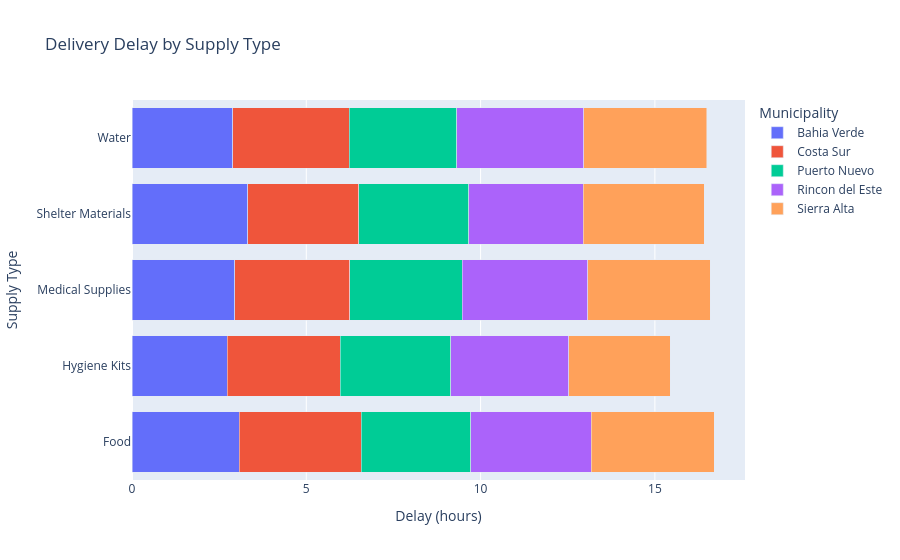

The code cell stored with this chart in its notebook:
### Code cell
supply_mun = df.groupby(['municipality','supply_type'])['delivery_delay_hours'].mean().reset_index()
fig = px.bar(supply_mun,
             y='supply_type',
             x='delivery_delay_hours',
             color='municipality',
             barmode='stack',
             title='Delivery Delay by Supply Type',
             labels={
                 'supply_type':'Supply Type',
                 'delivery_delay_hours':'Delay (hours)',
                 'municipality':'Municipality'
             })
fig.show()

### Figure 1 — Plotly figure (JSON) as saved in the notebook; plotly's stock layout.template omitted (floating-point values rounded to 4 significant figures)
{"data": [{"hovertemplate": "Municipality=Bahia Verde<br>Delay (hours)=%{x}<br>Supply Type=%{y}<extra></extra>", "legendgroup": "Bahia Verde", "marker": {"color": "#636efa", "pattern": {"shape": ""}}, "name": "Bahia Verde", "orientation": "h", "showlegend": true, "textposition": "auto", "type": "bar", "x": [3.083, 2.732, 2.94, 3.316, 2.886], "xaxis": "x", "y": ["Food", "Hygiene Kits", "Medical Supplies", "Shelter Materials", "Water"], "yaxis": "y"}, {"hovertemplate": "Municipality=Costa Sur<br>Delay (hours)=%{x}<br>Supply Type=%{y}<extra></extra>", "legendgroup": "Costa Sur", "marker": {"color": "#EF553B", "pattern": {"shape": ""}}, "name": "Costa Sur", "orientation": "h", "showlegend": true, "textposition": "auto", "type": "bar", "x": [3.491, 3.245, 3.304, 3.188, 3.342], "xaxis": "x", "y": ["Food", "Hygiene Kits", "Medical Supplies", "Shelter Materials", "Water"], "yaxis": "y"}, {"hovertemplate": "Municipality=Puerto Nuevo<br>Delay (hours)=%{x}<br>Supply Type=%{y}<extra></extra>", "legendgroup": "Puerto Nuevo", "marker": {"color": "#00cc96", "pattern": {"shape": ""}}, "name": "Puerto Nuevo", "orientation": "h", "showlegend": true, "textposition": "auto", "type": "bar", "x": [3.143, 3.163, 3.233, 3.154, 3.082], "xaxis": "x", "y": ["Food", "Hygiene Kits", "Medical Supplies", "Shelter Materials", "Water"], "yaxis": "y"}, {"hovertemplate": "Municipality=Rincon del Este<br>Delay (hours)=%{x}<br>Supply Type=%{y}<extra></extra>", "legendgroup": "Rincon del Este", "marker": {"color": "#ab63fa", "pattern": {"shape": ""}}, "name": "Rincon del Este", "orientation": "h", "showlegend": true, "textposition": "auto", "type": "bar", "x": [3.453, 3.382, 3.602, 3.288, 3.648], "xaxis": "x", "y": ["Food", "Hygiene Kits", "Medical Supplies", "Shelter Materials", "Water"], "yaxis": "y"}, {"hovertemplate": "Municipality=Sierra Alta<br>Delay (hours)=%{x}<br>Supply Type=%{y}<extra></extra>", "legendgroup": "Sierra Alta", "marker": {"color": "#FFA15A", "pattern": {"shape": ""}}, "name": "Sierra Alta", "orientation": "h", "showlegend": true, "textposition": "auto", "type": "bar", "x": [3.536, 2.919, 3.505, 3.467, 3.529], "xaxis": "x", "y": ["Food", "Hygiene Kits", "Medical Supplies", "Shelter Materials", "Water"], "yaxis": "y"}], "layout": {"barmode": "stack", "legend": {"title": {"text": "Municipality"}, "tracegroupgap": 0}, "title": {"text": "Delivery Delay by Supply Type"}, "xaxis": {"anchor": "y", "domain": [0, 1], "title": {"text": "Delay (hours)"}}, "yaxis": {"anchor": "x", "domain": [0, 1], "title": {"text": "Supply Type"}}}}
